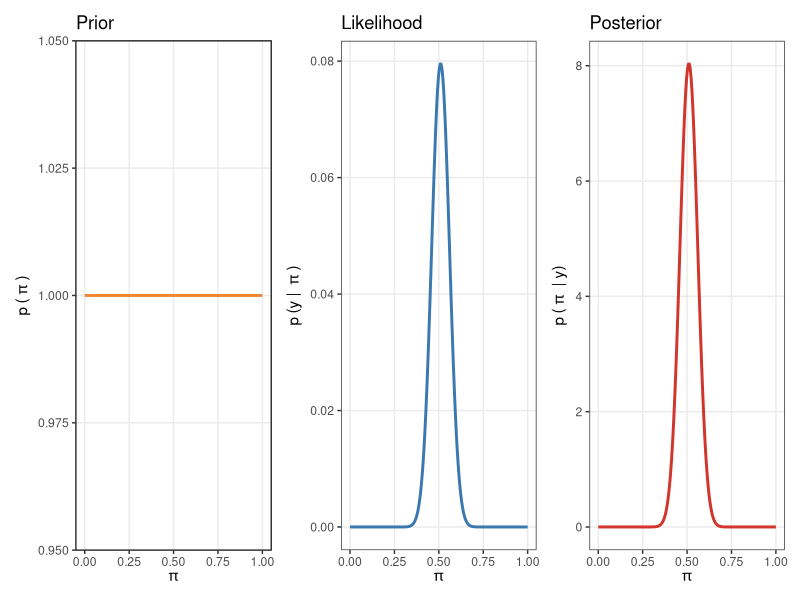
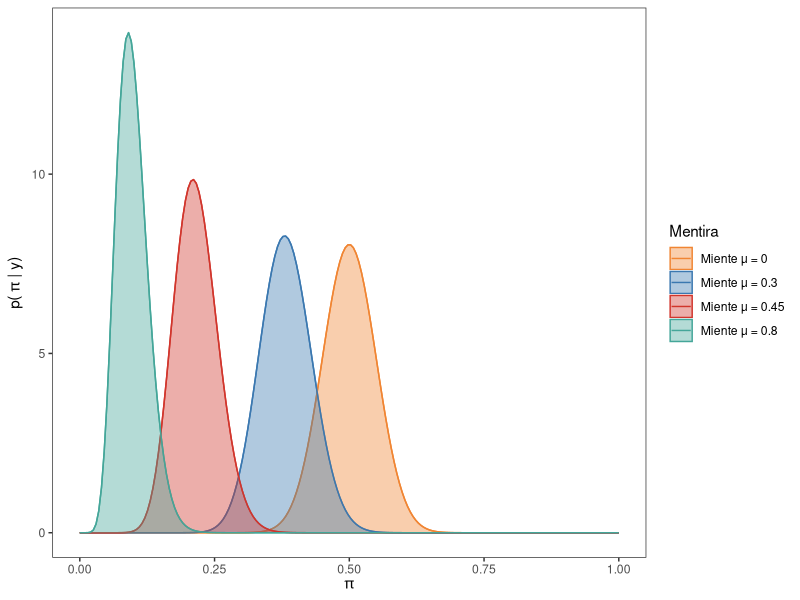
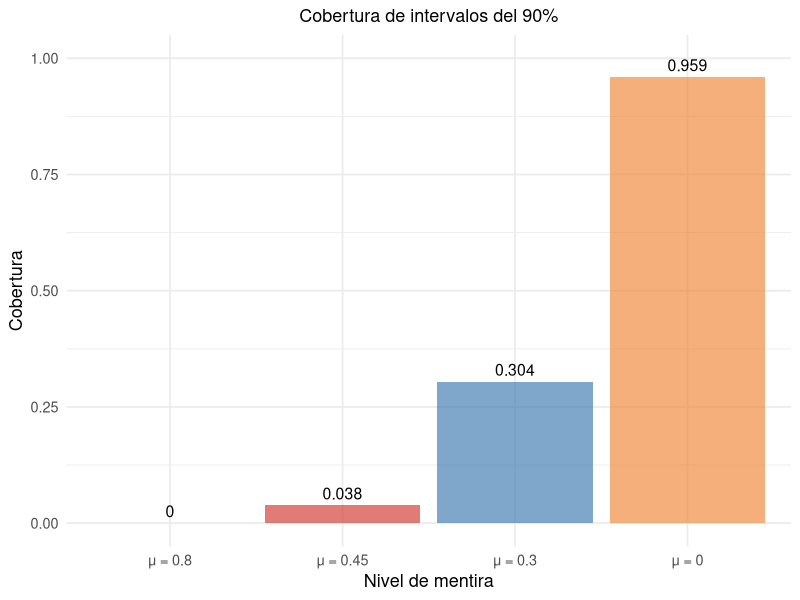
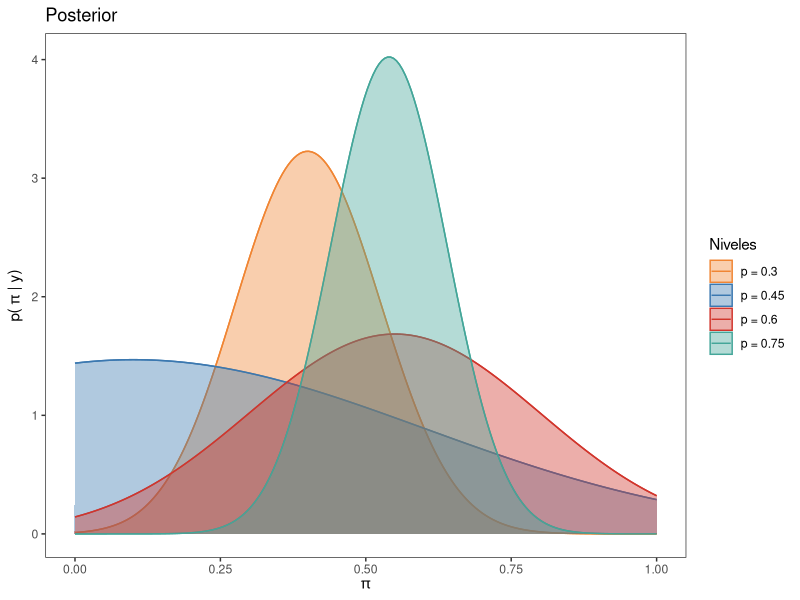
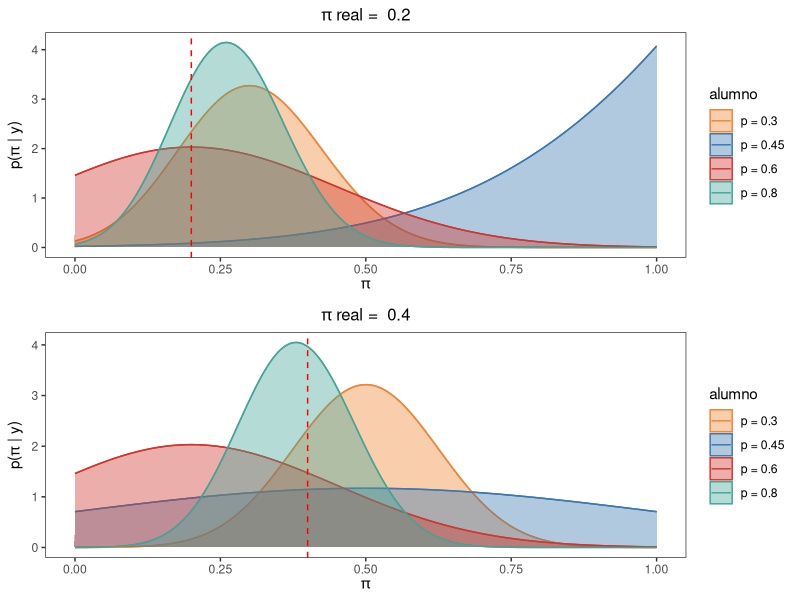
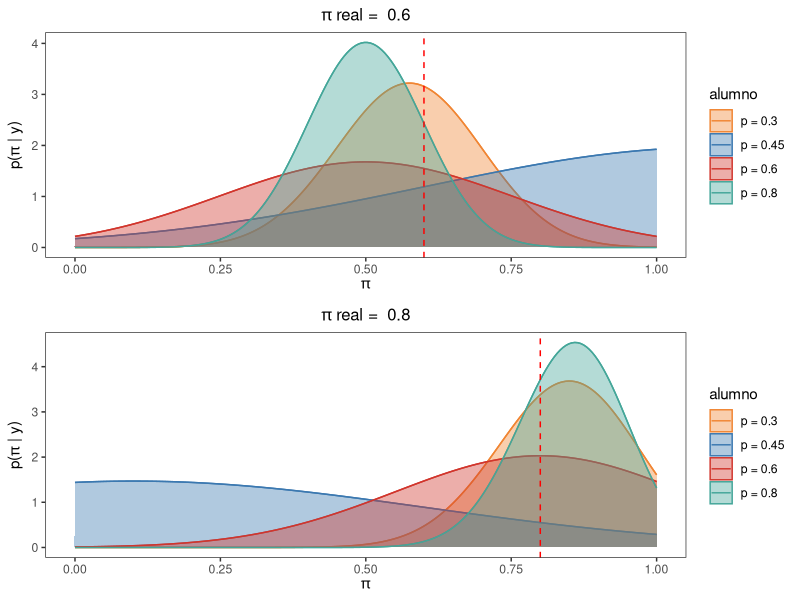
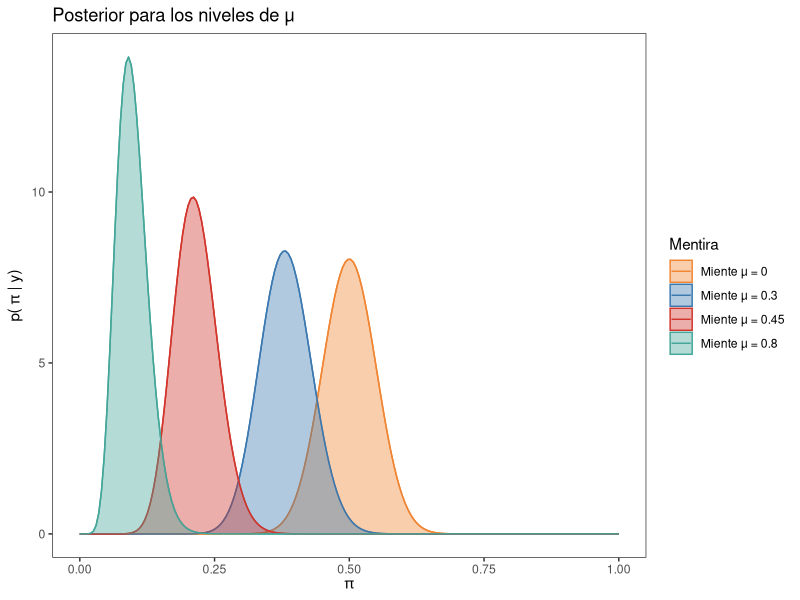
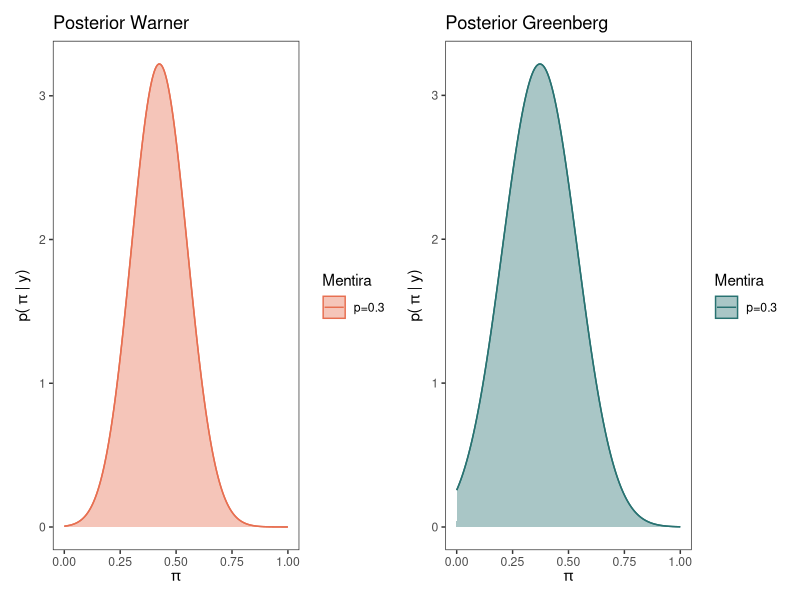

Here is the R script that generated these plots, in order:
## ---- chunk 1
library(sampling)
library(tidyverse)
library(patchwork)
library(ggplot2)
library(patchwork)
library(tibble)

# Semilla para control de repeticiones
set.seed(1998)

# Poblacion de tamaño N = 1000 para muestras de tamaño n = 100
N <- 1000
apuesta <- c(rep(1, 400), rep(0, 600))

# Data frame de la poblacion
poblacion <- data.frame(estudiante = seq(1:N), apuesta = sample(apuesta) )

## ---- chunk 2

colores <- c("#f08533", "#3b78b0", "#d1352c" , "#44A699")
pi_grid <- seq(0, 1, length.out = 200)

# Obtener prior
prior <- dbeta(pi_grid, 1, 1)


# Graficar prior
plt_prior <- data.frame(x = pi_grid, y = prior) |>
  ggplot() +
  geom_line(aes(x = x, y = y), color = colores[1], linewidth = 1) +
  ggtitle("Prior") +
  labs(
    x = expression(pi),
    y = expression(p ~ "(" ~ pi ~ ")")
  ) +
  theme_bw() +
  theme(panel.grid.minor = element_blank())

## ---- chunk 3
# Creaciones de las muestra de tamaño n = 100

muestra <- data.frame(apuesta = sample(poblacion$apuesta, 100, replace = T))

n <- length(muestra$apuesta)
apuestan <- sum(muestra)

# n = 100
# apuestan = 40
# Calcular verosimilitud para cada valor de "pi"
likelihood <- dbinom(apuestan, n, pi_grid)

# Graficar verosimilitud
plt_likelihood <- data.frame(x = pi_grid, y = likelihood) |>
  ggplot() +
  geom_line(aes(x = x, y = y), color = colores[2], linewidth = 1) +
  ggtitle("Likelihood") +
  labs(
    x = expression(pi),
    y = expression(p ~ "(y | " ~ pi ~ ")")
  ) +
  theme_bw() +
  theme(panel.grid.minor = element_blank())

## ---- chunk 4
# Obtener posterior
posterior <- dbeta(pi_grid, 1 + apuestan, 1 + n - apuestan)

# Graficar posterior
plt_posterior <- data.frame(x = pi_grid, y = posterior) |>
  ggplot() +
  geom_line(aes(x = x, y = y), color = colores[3], linewidth = 1) +
  labs(
    x = expression(pi),
    y = expression(p ~ "(" ~ pi ~ " | y)")
  ) +
  ggtitle("Posterior") +
  theme_bw() +
  theme(panel.grid.minor = element_blank())
## ---- chunk 5
# Concatenar graficos
combinado <- (plt_prior | plt_likelihood | plt_posterior)

combinado

## ---- chunk 6
set.seed(1998)

#Muestra base para los 6 procedimientos
apuesta_b <- sample(poblacion$apuesta, n, replace = T)

#Procedimiento sin mentira, con mentira de nivel mu (bajo, medio ,alto)
muestra_mu <- function(mu, a_prior, b_prior, apuesta_b){
  muestras <- list()
  post_m <- list()
  
  for(i in 1:length(mu)) {
    muestra <- data.frame(apuesta =  ifelse(apuesta_b == 1 ,ifelse(runif(sum(apuesta_b)) < mu[i], 0 ,1),0))
    muestras[[length(muestras) + 1]] <- muestra$apuesta
    post_m[[length(post_m) + 1]] <- dbeta(pi_grid, a_prior + sum(muestra$apuesta), b_prior + n - sum(muestra$apuesta) )
  }
  return(post_m)
}

#Guardo la lista que devuelve la función para poder graficar
post_mu <- muestra_mu(c(0, 0.3, 0.45, 0.8), 1, 1, apuesta_b)

# Crear un data.frame
datos <- data.frame(
  p = rep(pi_grid, times = 4),
  posterior = c(post_mu[[1]], post_mu[[2]], post_mu[[3]], post_mu[[4]]),
  Mentira = rep(c("Miente μ = 0","Miente μ = 0.3", "Miente μ = 0.45", "Miente μ = 0.8"), each = 200))

# Crear el grafico con ggplot2 con los siguientes mapeos
ggplot(datos, aes(x = p, y = posterior, color = Mentira)) +
  geom_line() +
  geom_area(aes(fill = Mentira), alpha = 0.4, position = "identity") +
  scale_color_manual(values = colores) +
  scale_fill_manual(values = colores) +
  labs(x = expression(pi), y = expression("p(" ~ pi ~ "| y)")) +
  theme_bw() +
  theme(
    panel.grid.major = element_blank(),
    panel.grid.minor = element_blank(),
  )

## ---- chunk 7
set.seed(1998)

int_m_0 <- matrix(NA, nrow = 1000, ncol = 2)
int_m_1 <- matrix(NA, nrow = 1000, ncol = 2)
int_m_2 <- matrix(NA, nrow = 1000, ncol = 2)
int_m_3 <- matrix(NA, nrow = 1000, ncol = 2)

for (i in 1:1000) {
  ma_0 <- data.frame(alumno = 1:n, apuesta = sample(poblacion$apuesta, 100, replace = T))
  
  apuesta_1 <- sample(poblacion$apuesta, 100, replace = T)
  
  ma_1 <- data.frame(alumno = 1:n, apuesta =  ifelse(apuesta_1 == 1 ,ifelse(runif(sum(apuesta_1)) < 0.3, 0 ,1),0))
  
  apuesta_2 <- sample(poblacion$apuesta, 100, replace = T)
  
  ma_2 <- data.frame(alumno = 1:n, apuesta =  ifelse(apuesta_2 == 1 ,ifelse(runif(sum(apuesta_2)) < 0.45, 0 ,1),0))
  
  apuesta_3 <- sample(poblacion$apuesta, 100, replace = T)
  
  ma_3 <- data.frame(alumno = 1:n, apuesta =  ifelse(apuesta_3 == 1 ,ifelse(runif(sum(apuesta_3)) < 0.8, 0 ,1),0))
  
  int_m_0[i, ] <- qbeta(c(0.025, 0.975), 1 + sum(ma_0$apuesta), 1 + n - sum(ma_0$apuesta))
  int_m_1[i, ] <- qbeta(c(0.025, 0.975), 1 + sum(ma_1$apuesta), 1 + n - sum(ma_1$apuesta))
  int_m_2[i, ] <- qbeta(c(0.025, 0.975), 1 + sum(ma_2$apuesta), 1 + n - sum(ma_2$apuesta))
  int_m_3[i, ] <- qbeta(c(0.025, 0.975), 1 + sum(ma_3$apuesta), 1 + n - sum(ma_3$apuesta))
}

# Ver cuántos intervalos cubren el valor 0.4
cubre_0 <- (int_m_0[,1] <= 0.4) & (int_m_0[,2] >= 0.4)
cubre_1 <- (int_m_1[,1] <= 0.4) & (int_m_1[,2] >= 0.4)
cubre_2 <- (int_m_2[,1] <= 0.4) & (int_m_2[,2] >= 0.4)
cubre_3 <- (int_m_3[,1] <= 0.4) & (int_m_3[,2] >= 0.4)

# Proporción de intervalos que lo cubren
Niv_mentira <- tibble(
  Método = c("μ = 0", "μ = 0.3", "μ = 0.45", "μ = 0.8"),
  Cobertura = c(mean(cubre_0), mean(cubre_1), mean(cubre_2), mean(cubre_3))
  )

ggplot(Niv_mentira, aes(x = reorder(Método, Cobertura), y = Cobertura)) +
  geom_col(fill = colores, alpha = 0.65) +
  geom_text(aes(label = round(Cobertura, 3)), vjust = -0.5, size = 4) +
  labs(subtitle = "Cobertura de intervalos del 90%",
    x = "Nivel de mentira",
    y = "Cobertura"
  ) +
  ylim(0, 1) +
  theme_minimal(base_size = 13) +
  theme(
    plot.title = element_text(hjust = 0.5),
    plot.subtitle = element_text(hjust = 0.5)
  )



## ---- chunk 8
set.seed(1998)

#método warner
#Definimos una función para evaluar distintos caso de p con un prior uniforme
muestra_war <- function(p, apuesta_b){
  # Hacemos función para lambda_w
  lambda_w <- function(p, pi_a = 0.4){return(pi_a*p + (1-p)*(1-pi_a))}
  
  # Lista para guardar los resultados
  resultados_w <- list()
  
  #lista para guardar posterior warner
  posterior_w <- list()
  
  y <- numeric(4)
  for (i in 1:length(p)) {
    # Generar la pregunta con p unos y el resto ceros
    pregunta <- sample(c(rep(1, (p[i]*100)), rep(0, n - (p[i]*100))), n, replace = TRUE)
    
    # Generar la respuesta según la lógica dada
    respuesta <- ifelse(pregunta == 0, ifelse(apuesta_b == 1, 0, 1), apuesta_b)
    
    # Crear el tibble para este p y agregarlo a la lista
    resultados_w[[length(resultados_w) + 1]] <- tibble(muestra_base = apuesta_b,
                                                       pregunta = pregunta,
                                                       respuesta = respuesta,
                                                       p_valor = p[i])
    
    #convierto a data frame
    datos_w <- as.data.frame(resultados_w[[i]])
    
    # Hacer el posterior exacto a partir de la muestra
    y[i] <- sum(datos_w$respuesta)
    # Establecemos el numerador donde lambda toma valores para p y posibles val de pi
    num_w <- (lambda_w(p[i], pi_grid) ^ y[i])*((1-lambda_w(p[i], pi_grid)) ^ (n - y[i]))* (1 - 2 * p[i])
    
    # paso 5: denominador que salio de consulta
    denom_w <- (pbeta(1 - p[i], y[i] + 1, n - y[i] + 1) * beta(y[i] + 1, n - y[i] + 1)) - (pbeta(p[i] ,y[i] +1,n-y[i] +1)*beta(y[i] +1, n-y[i] +1))
    
    # paso 6: posterior
    posterior_w[[length(posterior_w) + 1]] <- num_w / denom_w
    
  }
  return(posterior_w)
}
posterior_w <- muestra_war(c(0.3, 0.45, 0.6, 0.75), apuesta_b)

# Crear un data.frame
datos <- data.frame(
  p = rep(pi_grid, times = 4),
  posterior = c(posterior_w[[1]], posterior_w[[2]], posterior_w[[3]], posterior_w[[4]]),
  Niveles = rep(c("p = 0.3","p = 0.45", "p = 0.6", "p = 0.75"), each = 200))

# Crear el grafico con ggplot2 con los siguientes mapeos
ggplot(datos, aes(x = p, y = posterior, color = Niveles)) +
  geom_line() +
  geom_area(aes(fill = Niveles), alpha = 0.4, position = "identity") +
  ggtitle("Posterior") +
  scale_color_manual(values = colores) +
  scale_fill_manual(values = colores) +
  labs(x = expression(pi), y = expression("p(" ~ pi ~ "| y)")) +
  theme_bw() +
  theme(
    panel.grid.major = element_blank(),
    panel.grid.minor = element_blank(),
  )



## ---- chunk 9
set.seed(2198)

# Poblacion de tamaño N = 1000 para muestras de tamaño n = 100
N <- 1000

# paso 1: establecemos los diferentes p
p <- c(0.3, 0.45, 0.6, 0.75)

# paso 2: hacemos función para lambda 
lambda <- function(p, pi_a = 0.4){
return(pi_a*p + (1-p)*(1-pi_a))
}

graficos_post <- list()

# Establece tamano muestra
n <- 100

# Establece las diferentes posiciones
pos <- c(30, 45, 60, 80)

pi_pos <- c(200, 400, 600, 800)

pi_line <- c(0.2, 0.4, 0.6, 0.8)
line <- 0

for (j in pi_pos) {
  line <- line + 1
  apuesta_pi <- c(rep(1, j), rep(0, N - j))
  # Data frame de la poblacion
  poblacion_pi <- data.frame(estudiante = seq(1:N), apuesta = sample(apuesta_pi) )

  # Establece la muestra base que parte desde la poblacion
  muestra_base_pi <- sample(poblacion_pi$apuesta, n, replace = TRUE)

  # Lista para guardar los resultados
  resultados <- list()

  for (i in pos) {
    # Generar la pregunta con p unos y el resto ceros
    apuesta <- c(rep(1, i), rep(0, n - i))
    pregunta <- sample(apuesta, n, replace = TRUE)
  
    # Generar la respuesta según la lógica dada
    respuesta <- ifelse(pregunta == 0, ifelse(muestra_base_pi == 1, 0, 1), muestra_base_pi)
  
    # Crear el tibble para este p
    df <- tibble(
    muestra_base = muestra_base_pi,
    pregunta = pregunta,
    respuesta = respuesta,
    p_valor = i
    )
  
    # Agregarlo a la lista
    resultados[[length(resultados) + 1]] <- df
  }

  # Unir todos los data frames
  tabla_final <- bind_rows(resultados)

  # Ver resultado
  #print(tabla_final)

  # Ver las respuestas para diferente posiciones
  y_p <- tabla_final %>% 
    group_by(p_valor) %>% 
   summarise(sum(respuesta))

  # Cambia el tipo de variable de las respuestas para que tome las pbeta y beta
  y <- c(as.numeric(y_p[1,2]),
        as.numeric(y_p[2,2]),
        as.numeric(y_p[3,2]),
        as.numeric(y_p[4,2]))

  # Lista para el posterior
  post_7 <- list()
  post_n7 <- c("p = 0.3", "p = 0.45", "p = 0.6", "p = 0.8")

  # Hacer el posterior a partir de la muestra
  for (i in 1:4) {
    # paso 4: establecemos un numerador donde lambda toma valores para p y posibles val de pi
    num_6 <- (lambda(p[i],pi_grid)^y[i])*((1-lambda(p[i],pi_grid))^(n-y[i]))* (1-2*p[i])
  
    # paso 5: denominador que salio de consulta
    denom_6 <- (pbeta(1 - p[i],y[i]+1,n-y[i]+1)*beta(y[i]+1,n-y[i]+1)) - (pbeta(p[i],y[i]+1,n-y[i]+1)*beta(y[i]+1,n-y[i]+1))
  
    # paso 6: posterior
    posterior_6 <- num_6 / denom_6
  
    post_7[[post_n7[i]]] <- posterior_6
  }

  # Crear un data.frame
  datos <- data.frame(
    p = rep(pi_grid, times = 4),
    posterior = c(post_7[[1]], post_7[[2]], post_7[[3]], post_7[[4]]),
    alumno = rep(c("p = 0.3","p = 0.45", "p = 0.6", "p = 0.8"), each = 200))

  # Crear el gráfico con ggplot2 con los siguientes mapeos
  titulo_grafico <- bquote(pi ~ "real = " ~ .(pi_line[line]))
  
  graficos_post[[line]] <- ggplot(datos, aes(x = p, y = posterior, color = alumno)) +
    geom_line() +
    geom_area(aes(fill = alumno), alpha = 0.4, position = "identity") +
    scale_color_manual(values = colores) +
    scale_fill_manual(values = colores) +
    labs(
      x = expression(pi),
      y = expression(paste("p(", pi, " | y)")),
      title = titulo_grafico
    ) +
    theme_bw() +
    theme(panel.grid = element_blank()) +
    geom_vline(xintercept = pi_line[line], linetype = "dashed", color = "red", size = 0.5) +
    theme(plot.title = element_text(hjust = 0.5, size = 12, face = "bold"))



}
## ---- chunk 10

# Concatenar graficos
# Cargar si no lo hiciste
library(gridExtra)

# Primer par
grid.arrange(graficos_post[[1]], graficos_post[[2]], nrow = 2)

# Segundo par
grid.arrange(graficos_post[[3]], graficos_post[[4]], nrow = 2)

## ---- chunk 11
#función del posterior para un prior no necesariamente uniforme

posterior_war <- function(pi, p, a, b){
  # Establecemos la función lambda del método warner
  lambda_W <- function(p, pi_a){return(pi_a*p + (1-p)*(1-pi_a))}
  # Simulamos una muestra de respuestas afirmativas con el parametro lambda_w
  y <- rbinom(1,100,lambda(p, pi))
  # Construimos el numerador del posterior aproximado
  num <- dbeta(pi_grid, a, b) * dbinom(y, 100, lambda(p, pi_grid))
  # Construimos el denominador del posterior aproximado
  delta <- diff(pi_grid)[1] 
  denom <- sum(num) * delta
  # Obtenemos el Posterior exacto
  posterior <- num / denom
  return(posterior)
}

## ---- chunk 12
# función del posterior para un prior no necesariamente uniforme con el método Greenberg

posterior_green <- function(pi, p, a, b, pi_b = 7/12){
  # Establecemos la función lambda con la probabilidad conocida pi_b = 7/12
  lambda_g <- function(p, pi_a){return(pi_a*p + pi_b*(1-p))}
  # Simulamos una muestra de respuestas afirmativas con el parametro lambda_g
  y <- rbinom(1,100,lambda_g(p, pi))
  # Construimos el numerador del posterior aproximado
  num <- dbeta(pi_grid, a, b) * dbinom(y, 100, lambda(p, pi_grid))
  # Construimos el denominador del posterior aproximado
  delta <- diff(pi_grid)[1] 
  denom <- sum(num) * delta
  # Obtenemos el Posterior exacto
  posterior <- num / denom
  return(posterior)
}

## ---- chunk 13
set.seed(1998)

#Muestra base para los 6 procedimientos
apuesta_b <- sample(poblacion$apuesta, n, replace = T)

#Procedimiento sin mentira, con mentira de nivel mu (bajo, medio ,alto)
#Guardo la lista que devuelve la función para poder graficar
post_mu <- muestra_mu(c(0, 0.3, 0.45, 0.8), 1, 1, apuesta_b)

  # Crear un data.frame
  datos <- data.frame(
    p = rep(pi_grid, times = 4),
    posterior = c(post_mu[[1]], post_mu[[2]], post_mu[[3]], post_mu[[4]]),
    Mentira = rep(c("Miente μ = 0","Miente μ = 0.3", "Miente μ = 0.45", "Miente μ = 0.8"), each = 200))
  
  # Crear el grafico con ggplot2 con los siguientes mapeos
  ggplot(datos, aes(x = p, y = posterior, color = Mentira)) +
    geom_line() +
    geom_area(aes(fill = Mentira), alpha = 0.4, position = "identity") +
    ggtitle("Posterior para los niveles de μ") +
    scale_color_manual(values = colores) +
    scale_fill_manual(values = colores) +
    labs(x = expression(pi), y = expression("p(" ~ pi ~ "| y)")) +
    theme_bw() +
    theme(
      panel.grid.major = element_blank(),
      panel.grid.minor = element_blank(),
    )

## ---- chunk 14
set.seed(2198)
#método warner
#Guardo la lista que devuelve la función para poder graficar
posterior_w <- muestra_war(0.3, apuesta_b)

  datos_warner <- data.frame(
    p = rep(pi_grid, times = length(posterior_w)),
    posterior = c(posterior_w[[1]]),
    Mentira = rep(c("p=0.3"), each = 200))
  
  # Crear el grafico con ggplot2 con los siguientes mapeos
  post_w <- ggplot(datos_warner, aes(x = p, y = posterior, color = Mentira)) +
    geom_line() +
    geom_area(aes(fill = Mentira), alpha = 0.4, position = "identity") +
    ggtitle("Posterior Warner") +
    scale_color_manual(values = "#E76F51") +
    scale_fill_manual(values = "#E76F51") +
    labs(x = expression(pi), y = expression("p(" ~ pi ~ "| y)")) +
    theme_bw() +
    theme(
      panel.grid.major = element_blank(),
      panel.grid.minor = element_blank(),
    )

#método Greenberg
#Definimos una función para evaluar distintos caso de p con un prior uniforme
muestra_green <- function(p, apuesta_b){
  # Hacemos función para lambda_w
  lambda_g <- function(p, pi_a = 0.4){return(pi_a*p + (7/12)*(1-p))}
  
  # Lista para guardar los resultados
  resultados_g <- list()
  
  #lista para guardar posterior warner
  posterior_g <- list()
  
  y <- numeric(4)
  for (i in 1:length(p)) {
    # Generar la pregunta con p unos y el resto ceros
    pregunta <- sample(c(rep(1, (p[i]*100)), rep(0, n - (p[i]*100))), n, replace = TRUE)
    
    # Generar la respuesta según la lógica dada
    respuesta <- ifelse(pregunta == 0, ifelse(apuesta_b == 1, 0, 1), apuesta_b)
    
    # Crear el tibble para este p y agregarlo a la lista
    resultados_g[[length(resultados_g) + 1]] <- tibble(muestra_base = apuesta_b,
                                                       pregunta = pregunta,
                                                       respuesta = respuesta,
                                                       p_valor = p[i])
    
    #convierto a data frame
    datos_g <- as.data.frame(resultados_g[[i]])
    
    # Hacer el posterior exacto a partir de la muestra
    y[i] <- sum(datos_g$respuesta)
    # Establecemos el numerador donde lambda toma valores para p y posibles val de pi
    num_g <- (lambda_g(p[i], pi_grid) ^ y[i])*((1-lambda_g(p[i], pi_grid)) ^ (n - y[i]))* (1 - 2 * p[i])
    
    # paso 5: denominador que salio de consulta
    denom_g <- (pbeta(1 - p[i], y[i] + 1, n - y[i] + 1) * beta(y[i] + 1, n - y[i] + 1)) - (pbeta(p[i] ,y[i] +1,n-y[i] +1)*beta(y[i] +1, n-y[i] +1))
    
    # paso 6: posterior
    posterior_g[[length(posterior_g) + 1]] <- num_g / denom_g
    
  }
  return(posterior_g)
}
#Guardo la lista que devuelve la función para poder graficar
posterior_g <- muestra_green(0.3, apuesta_b)

  datos_green <- data.frame(
    p = rep(pi_grid, times = length(posterior_g)),
    posterior = c(posterior_g[[1]]),
    Mentira = rep(c("p=0.3"), each = 200))
  
  # Crear el grafico con ggplot2 con los siguientes mapeos
  post_g <-ggplot(datos_green, aes(x = p, y = posterior, color = Mentira)) +
    geom_line() +
    geom_area(aes(fill = Mentira), alpha = 0.4, position = "identity") +
    ggtitle("Posterior Greenberg") +
    scale_color_manual(values = "#287271") +
    scale_fill_manual(values = "#287271") +
    labs(x = expression(pi), y = expression("p(" ~ pi ~ "| y)")) +
    theme_bw() +
    theme(
      panel.grid.major = element_blank(),
      panel.grid.minor = element_blank(),
    )
  
# Concatenar graficos
post_w | post_g
## ---- chunk 15
set.seed(1998)

#Muestra base para los 6 procedimientos con mil simulaciones

int_m_0 <- matrix(NA, nrow = 1000, ncol = 2)
int_m_1 <- matrix(NA, nrow = 1000, ncol = 2)
int_m_2 <- matrix(NA, nrow = 1000, ncol = 2)
int_m_3 <- matrix(NA, nrow = 1000, ncol = 2)
int_w <- matrix(NA, nrow = 1000, ncol = 2)
int_g <- matrix(NA, nrow = 1000, ncol = 2)


for (i in 1:1000) {
  apuesta_b <- sample(poblacion$apuesta, n, replace = T)
  
  #Procedimiento sin mentira, con mentira de nivel mu (bajo, medio ,alto)
  post_m <- muestra_mu(c(0, 0.3, 0.45, 0.8), 1, 1, apuesta_b) #devuelve una lista con cada posterior segun mu
  
  #Procedimiento del método Warner con p = 0.3
  posterior_w <- muestra_war(0.3, apuesta_b) #devuelve una lista con el posterior warner
  
  #método Greenberg
  posterior_g <- muestra_green(0.3, apuesta_b) #devuelve una lista con el posterior Greenberg
  
  # 1. Normalizamos:
  dens_m_0 <- post_m[[1]] / sum(post_m[[1]])
  dens_m_1 <- post_m[[2]] / sum(post_m[[2]])
  dens_m_2 <- post_m[[3]] / sum(post_m[[3]])
  dens_m_3 <- post_m[[4]] / sum(post_m[[4]])
  dens_w <- posterior_w[[1]] / sum(posterior_w[[1]])
  dens_g <- posterior_g[[1]] / sum(posterior_g[[1]])
  
  # 2. Calcula la función de distribución acumulada (CDF):
  cdf_m_0 <- cumsum(dens_m_0)
  cdf_m_1 <- cumsum(dens_m_1)
  cdf_m_2 <- cumsum(dens_m_2)
  cdf_m_3 <- cumsum(dens_m_3)
  cdf_w <- cumsum(dens_w)
  cdf_g <- cumsum(dens_g)
  

  # 3. intervalos del 90%
  int_m_0[i, ] <- c(pi_grid[which.min(abs(cdf_m_0 - 0.05))], pi_grid[which.min(abs(cdf_m_0 - 0.95))])
  int_m_1[i, ] <- c(pi_grid[which.min(abs(cdf_m_1 - 0.05))], pi_grid[which.min(abs(cdf_m_1 - 0.95))])
  int_m_2[i, ] <- c(pi_grid[which.min(abs(cdf_m_2 - 0.05))], pi_grid[which.min(abs(cdf_m_2 - 0.95))])
  int_m_3[i, ] <- c(pi_grid[which.min(abs(cdf_m_3 - 0.05))], pi_grid[which.min(abs(cdf_m_3 - 0.95))])
  
  int_w[i, ] <- c(pi_grid[which.min(abs(cdf_w - 0.05))], pi_grid[which.min(abs(cdf_w - 0.95))])
  int_g[i, ] <- c(pi_grid[which.min(abs(cdf_g - 0.05))], pi_grid[which.min(abs(cdf_g - 0.95))])
  
}

# Ver cuántos intervalos cubren el valor 0.4
cubre_0 <- (int_m_0[,1] <= 0.4) & (int_m_0[,2] >= 0.4)
cubre_1 <- (int_m_1[,1] <= 0.4) & (int_m_1[,2] >= 0.4)
cubre_2 <- (int_m_2[,1] <= 0.4) & (int_m_2[,2] >= 0.4)
cubre_3 <- (int_m_3[,1] <= 0.4) & (int_m_3[,2] >= 0.4)
cubre_w <- (int_w[,1] <= 0.4) & (int_w[,2] >= 0.4)
cubre_g <- (int_g[,1] <= 0.4) & (int_g[,2] >= 0.4)

# Proporción de intervalos que lo cubren
resultados <- tibble(
  Método = factor(
    c("μ = 0", "μ = 0.3", "μ = 0.45", "μ = 0.8", "Warner", "Greenberg"),
    levels = c("μ = 0", "μ = 0.3", "μ = 0.45", "μ = 0.8", "Warner", "Greenberg")
  ),
  Cobertura = c(mean(cubre_0), mean(cubre_1), mean(cubre_2), mean(cubre_3), 
                mean(cubre_w), mean(cubre_g))
)


ggplot(resultados, aes(x = Método, y = Cobertura)) +
  geom_col(fill = c("#f08533", "#3b78b0", "#d1352c" , "#44A699","#E76F51", "#287271"), alpha = 0.65) +
  geom_text(aes(label = round(Cobertura, 3)), vjust = -0.5, size = 4) +
  labs(
    title = expression("Comparación entre los distintos métodos "),
    subtitle = "Cobertura de intervalos del 90%",
    x = "Método",
    y = "Cobertura"
  ) +
  ylim(0, 1) +
  theme_minimal(base_size = 13)+
  theme(
    plot.title = element_text(hjust = 0.5),
    plot.subtitle = element_text(hjust = 0.5)
  )
